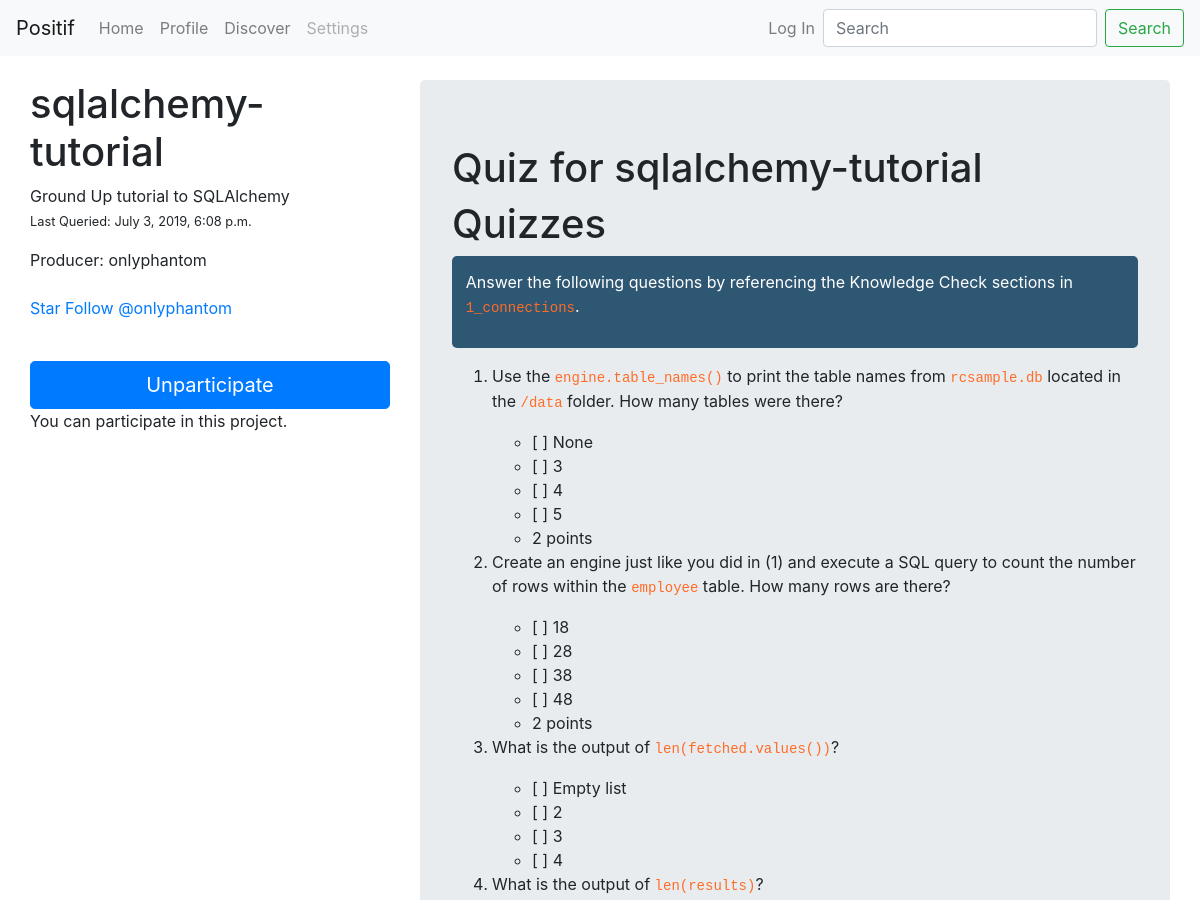
Page /courses/18/ (upper part) on the earlier database version.
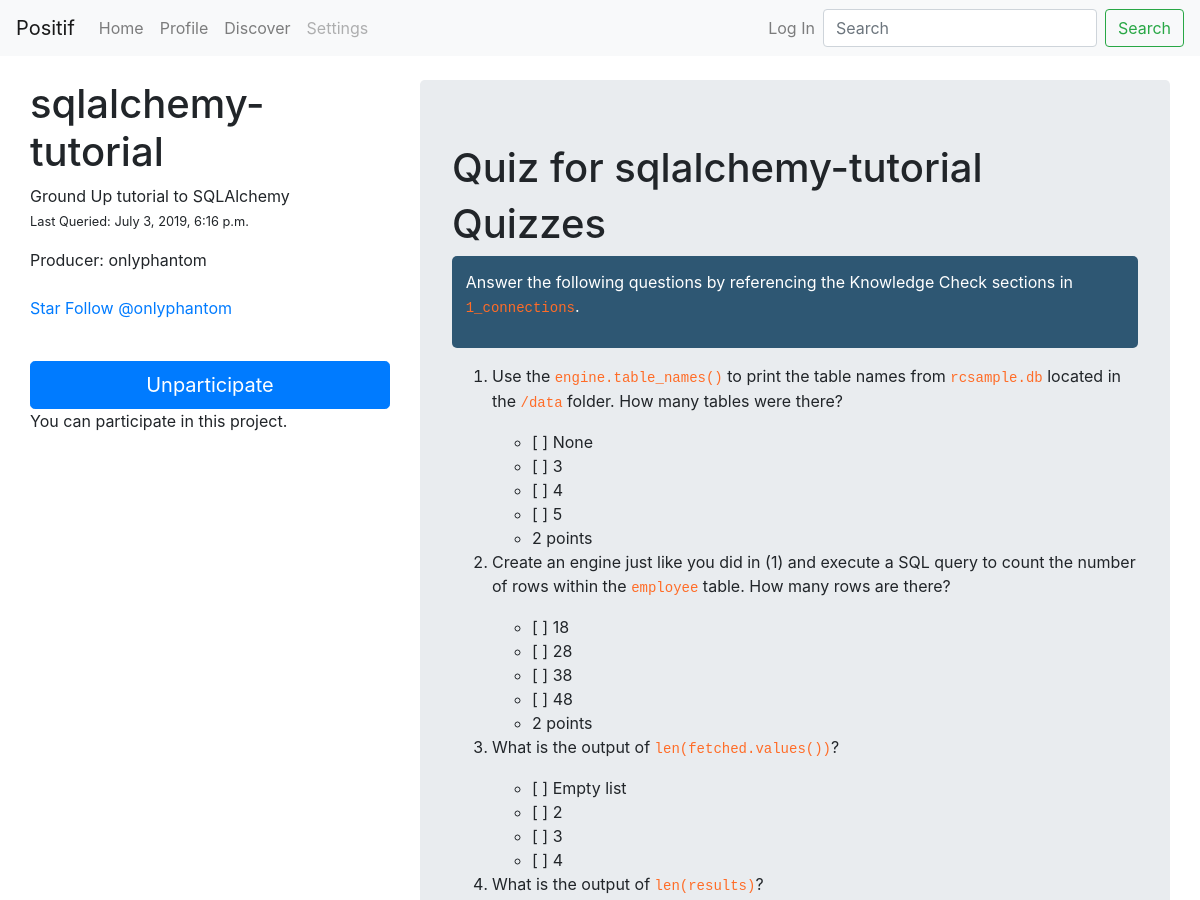
Same page on the later database version.
### courses/models.py (models this page shows, shortened)
class CourseSet(models.Model):
    repo_url = models.SlugField("repo slug", unique=True)
    created_on = models.DateTimeField("created on", auto_now_add=True)
    updated_on = models.DateTimeField("last updated", auto_now=True)
    approved_by = models.OneToOneField(
        ApprovalQueue, on_delete=models.SET_NULL, null=True
    )
    owner = models.SlugField("owner")
    title = models.CharField("title", max_length=40)
    description = models.TextField(
        "description", max_length=300, default="No description yet"
    )
    image = models.URLField("repo image", null=True)
    course_n = models.PositiveSmallIntegerField(default=0)
    star_n = models.PositiveIntegerField(default=0)
    quizcontent = models.TextField()

### courses/views.py (the view)
# urls.py: path("<int:cs_id>/", views.cs_detail, name="cs_detail"),
def cs_detail(request, cs_id):
    try:
        courseset = CourseSet.objects.get(pk=cs_id)
        questions = Question.objects.filter(questionset__cs=cs_id)
    except CourseSet.DoesNotExist:
        raise Http404("No project with that id.")
    template = loader.get_template("courses/courseset.html")
    context = {"courseset": courseset, "questions": questions}
    return HttpResponse(template.render(context, request))

### courses/templates/courses/courseset.html (shortened to what this page needs)
{% extends "base.html" %}
{% block content %}
<div class="container-fluid">
    <div class="row mt-4">
        <div class="col-4" id="sticky-sidebar">
            <div class="sticky-top flex-grow-1">
                <div class="nav flex-sm-column">
                    <h1>{{ courseset.title }}</h1>
                    <p>{{ courseset.description }}<br>
                        <small>Last Queried: {{ courseset.updated_on }}</small></p>
                    <p>Producer: {{ courseset.owner }}</p>
                    <div class="mt-2">
                        <a class="github-button" href="https://github.com/{{courseset.repo_url}}" data-size="large"
                            data-show-count="true" aria-label="Star {{courseset.repo_url}} on GitHub">Star</a>
                        <a class="github-button" href="https://github.com/{{courseset.owner}}" data-size="large"
                            data-show-count="true" aria-label="Follow @{{courseset.owner}} on GitHub">Follow
                            @{{courseset.owner}}</a>
                    </div>
                    <div class="mt-2">
                        <form action="{% url 'courses:participate' courseset.id %}" method="post">
                            {% if courseset not in user.userprofile.participate.all %}
                            <button class="btn btn-primary btn-lg btn-block" type="submit"
                                value="{{ submission.repo_url }}" name="participate_btn">
                                Participate</button>
                            {% else %}
                            <button class="btn btn-primary btn-lg btn-block" type="submit"
                                value="{{ submission.repo_url }}" name="unparticipate_btn">
                                Unparticipate</button>
                            {% endif %}
                        </form>
                        <form action="">
                            {% if user.username == courseset.owner %}
                            <button class="btn btn-dark btn-lg btn-block" type="submit"
                                value="{{ submission.repo_url }}" name="add_quiz_btn">Add Quiz</button>
                            {% else %}
                            <p>You can participate in this project.</p>
                            {% endif %}
                        </form>
                    </div>
                </div>
            </div>
        </div>
        <div class="col-8" id="main">
            <div class="jumbotron">
                <h1>Quiz for {{ courseset.title }}</h1>
                <div>
                    {{ courseset.quizcontent | safe }}
                </div>
            </div>
        </div>
    </div>
</div>
{% endblock content %}

Differences in the rows shown:
changed CourseSet "sqlalchemy-tutorial": updated_on "July 3, 2019, 6:08 p.m." → "July 3, 2019, 6:16 p.m."
